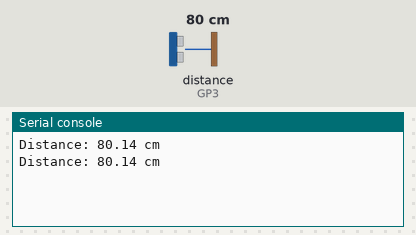
A program run on a simulated Raspberry Pi Pico running MicroPython. On the bench: the last lines printed to the serial console. Inputs (shaded band) come from the test bench; at power-on: distance to the obstacle (sensor on GP3) 80 cm. The echo pulse lasts 58.3 µs per cm.

Above: at 1.2 s.
1.3 s: distance to the obstacle (sensor on GP3) set to 2 cm
At 2.6 s:
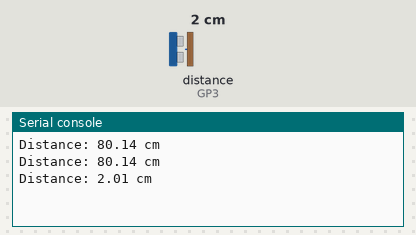
2.8 s: distance to the obstacle (sensor on GP3) set to 4 cm
At 3.8 s:
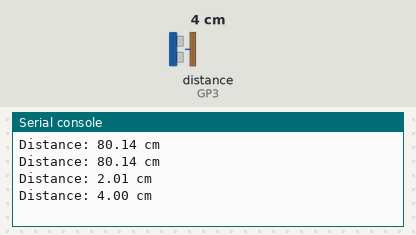
Timing chart, 0 to 5.8 s (numbered marks = the images above; inputs shaded):
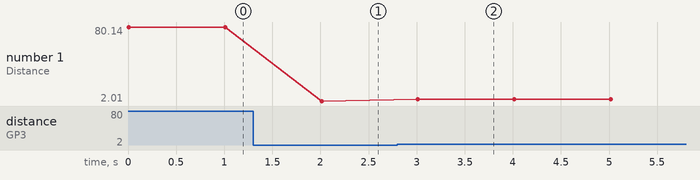

The program:

ultrasonicSensor.py
```python
from machine import Pin, time_pulse_us
import utime

tPin = Pin(2, Pin.OUT)
ePin = Pin(3, Pin.IN)

def get_Distance():
    tPin.low()
    utime.sleep_us(2)
    tPin.high()
    utime.sleep_us(10)
    tPin.low()

    t = time_pulse_us(ePin, 1, 30000)
    if t < 0:
        print('Out of range!')
        return None
    return (t / 2) / 29.1

while True:
    d_cm = get_Distance()
    #d_cm = 0
    #n = 20
    #for i in range(n):
    #    d_cm += get_Distance()
    #d_cm /= n
    if d_cm:
        print("Distance: {:.2f} cm".format(d_cm))
    utime.sleep(1)
    
```

Measured:
- after the input at 1.3 s, the serial console: prints a new line after 0.71 s (image 1)
- after the input at 2.8 s, the serial console: prints a new line after 0.21 s (image 2)
- plotted number 1: 80.14 → 2.01 after the input at 1.3 s, 2.01 → 4 after the input at 2.8 s
